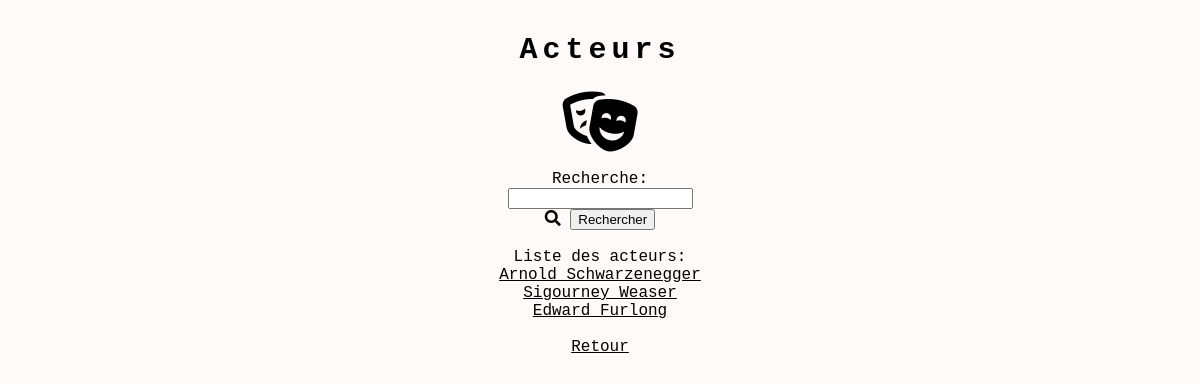
/acteurs.php, run on the app's committed database.
### tables this page shows
CREATE TABLE `actors` (
  `id_actor` int(11) NOT NULL,
  `name` varchar(50) NOT NULL,
  `gender` varchar(50) DEFAULT NULL,
  `date_of_birth` date DEFAULT NULL,
  `picture` tinytext NOT NULL
);

### acteurs.php (the view, shortened to what this page needs)
<!DOCTYPE html>
<html lang="fr">
<head>
	<link rel="stylesheet" type="text/css" href="./SCRIPT/style.css">
	<link rel="stylesheet" href="https://use.fontawesome.com/releases/v5.6.3/css/all.css">
</head>
<body>
	<h1>Acteurs</h1>
	<i class="fas fa-theater-masks" style="font-size: 60px;"></i>
	<br>
	<br>
	 <form action="./acteurs.php" method="POST">
		Recherche:<br>
		<input type="text" name="name">
		<br>
		<i class="fas fa-search"></i>
		<input type="submit" name="submit" value="Rechercher">
	</form>
	<br><span>Liste des acteurs:</span>
	<?php
		$db_handle = mysqli_connect(DB_SERVER, DB_USER, DB_PASS);
		$db_name ='cinefa';
		$db = mysqli_select_db($db_handle, $db_name);
		if($db)
		{
			if (isset($_POST['submit']))
			{
				$name = $_POST['name'];
				$rqt_actors =
				'
				SELECT *
				FROM actors
				WHERE name LIKE "%'.$name.'%";
				';
			}
			else
			{
				$rqt_actors =
				'
				SELECT *
				FROM actors;
				';
			}
			$result_query = mysqli_query($db_handle, $rqt_actors);
			while ($db_field = mysqli_fetch_assoc($result_query))
			{
				echo '<br><a href="fiche_acteur.php?id='.$db_field['id_actor'].'&name='.$db_field['name'].'">'.ucwords($db_field['name']).'</a>';
			}
		}
		echo "<br>";
		echo '<br><a href="./index.tmp.php">Retour</a>';
	 ?>
</body>
</html>

### SCRIPT/style.css (style rules this page uses)
body { background-color: snow; color: black; font-family: monospace; font-size: 16px; text-align: center; }
h1 { font-size: 30px; letter-spacing: 5px; margin: auto; padding: 25px; }
a { color: black; }

### data on the page
actors: name "Arnold Schwarzenegger"
actors: name "Sigourney Weaser"
actors: name "Edward Furlong"
